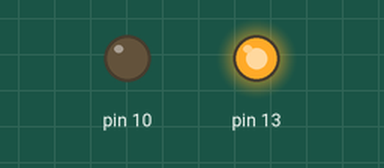
Recording of a sketch running on a simulated Arduino Uno, built with avr-gcc and run on an emulated ATmega328P. On the bench: output pins drawn as LEDs (lit = HIGH).

Above: at 2.5 s.
At 7.7 s:
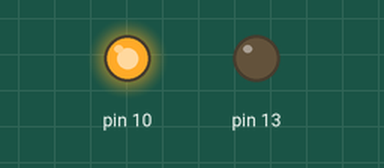
At 14.7 s:
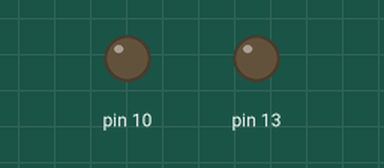
Timing chart, 0 to 19.5 s (numbered marks = the images above):
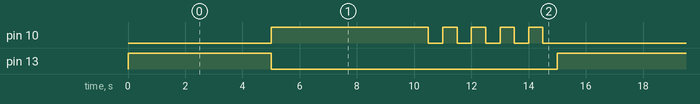

The sketch:

20200115_Traffic_Sign.ino
```cpp
//신호등
void setup() {
  // put your setup code here, to run once:
  pinMode(13,OUTPUT);
  pinMode(10,OUTPUT);


}

void loop() {
  digitalWrite(13,HIGH);
  delay(5000);
  digitalWrite(13,LOW);
  digitalWrite(10,HIGH);
  delay(5000);
  digitalWrite(10,HIGH);
  delay(500);
  digitalWrite(10,LOW);
  delay(500);
  digitalWrite(10,HIGH);
  delay(500);
  digitalWrite(10,LOW);
  delay(500);
  digitalWrite(10,HIGH);
  delay(500);
  digitalWrite(10,LOW);
  delay(500);
  digitalWrite(10,HIGH);
  delay(500);
  digitalWrite(10,LOW);
  delay(500);
  digitalWrite(10,HIGH);
  delay(500);
  digitalWrite(10,LOW);
  delay(500);


}
```

Measured:
- by itself, pin 10: repeats every 15.0 s: 4 × (LOW 0.50 s, HIGH 0.50 s), LOW 5.5 s, HIGH 5.5 s
- by itself, pin 13: alternates HIGH for 5.0 s and LOW for 10.0 s
- by itself, everything shown: repeats every 15.0 s, in 11 steps
